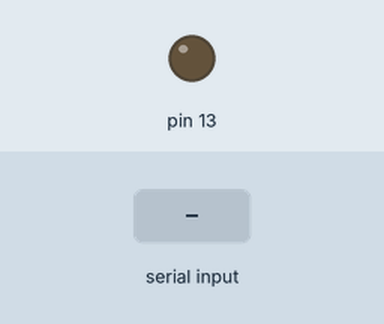
A sketch run on a simulated Arduino Uno, built with avr-gcc and run on an emulated ATmega328P. Parts: output pins drawn as LEDs (lit = HIGH). Inputs (shaded band) come from the test bench.

Above: at 1.2 s.
1.3 s: byte 30 received over Serial
Timing chart, 0 to 4.3 s (numbered marks = the images above; inputs shaded):
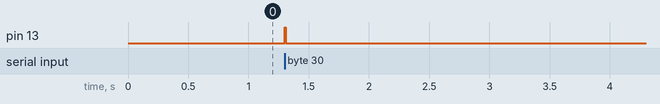

The sketch:

arduino.ino
```cpp
//CONSTANTES
const int FLASH_IMPULSE_DELAY = 10; //Durée (en ms) de l'impulsion donnée au stroboscope

int incomingByte = 0;

void setup() {
  //Connexion série
  Serial.begin(9600);

  //LED
  pinMode(13, OUTPUT);
  digitalWrite(13, LOW);

}

void loop() {

    if(Serial.available() > 0)
    {
        //Pourra être utile pour distinguer quel projecteur allumer
        //(Switch sur incomingByte)
        incomingByte = Serial.read();   //Purge également les données en attente
        //Serial.print(incomingByte);

        flash();
    }

}

void flash() {
    //Déclenche le flash du stroboscope
    digitalWrite(13, HIGH);
    delay(FLASH_IMPULSE_DELAY);
    digitalWrite(13, LOW);
}
```

Measured:
- after the input at 1.3 s, pin 13: LOW → HIGH at once, → LOW 0.01 s later
